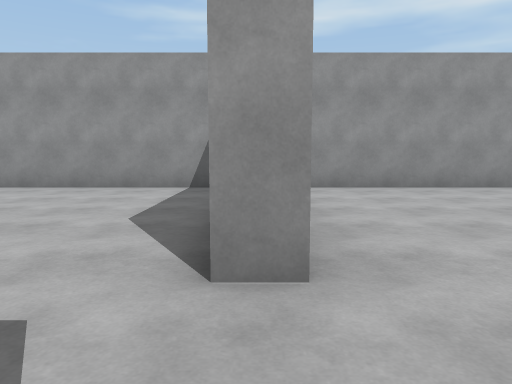
View 1 (above)

19 first-person views from a walk through a scene from a Unity 3-D project. The camera is 1.3 m above the floor, tilts 6° down and sees 70° across. The floor is counted in squares, 2 m on a side. Each view is taken from the middle of a square. On the plan, view 1 faces up. The plan holds only what a view shows up to about 11 squares ahead; the rest is blank. The place goes on beyond the plan.

View 2
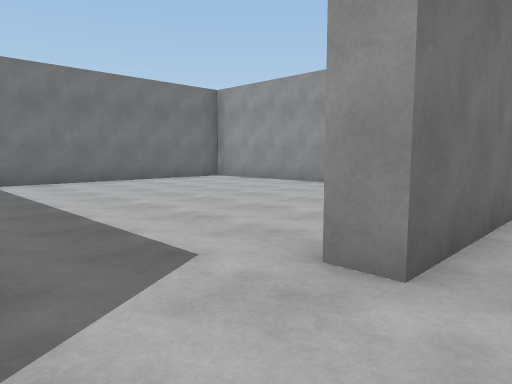

View 3
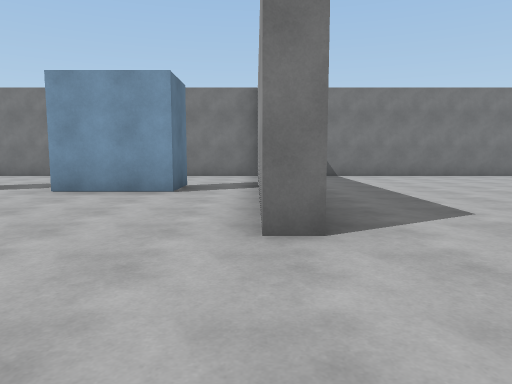

View 4
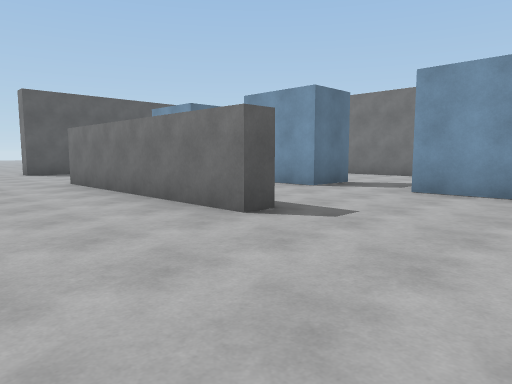

View 5
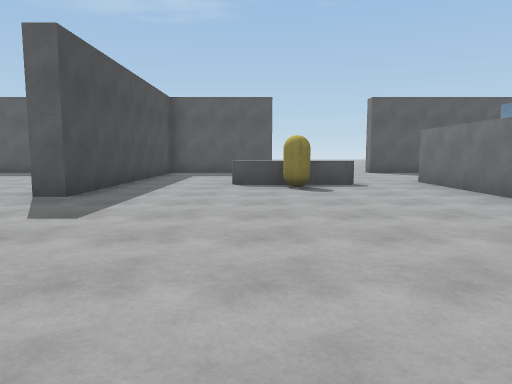

View 6
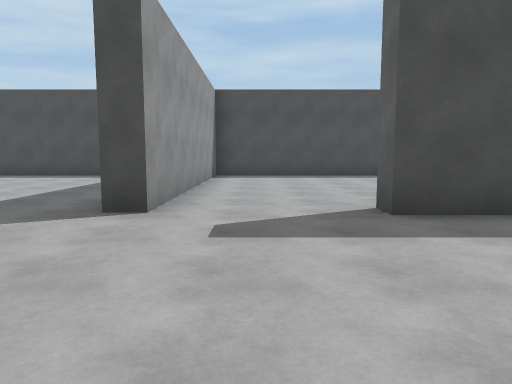

View 7
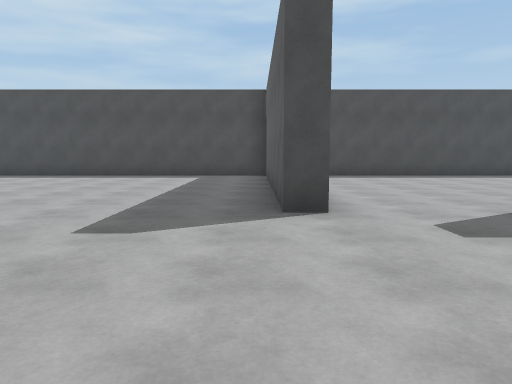

View 8
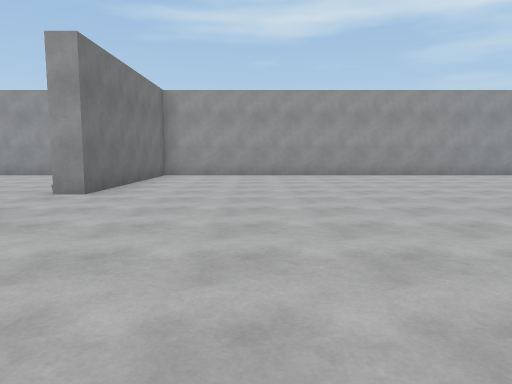

View 9
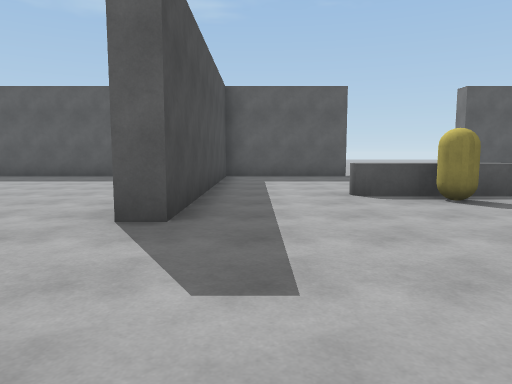

View 10
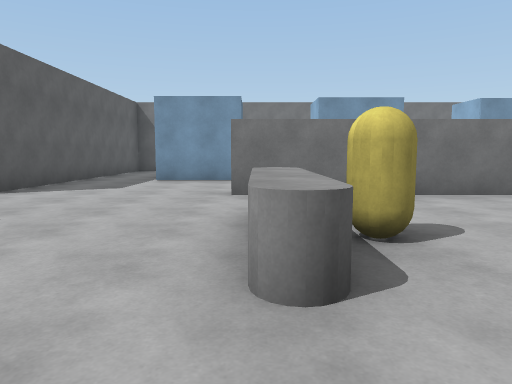

View 11
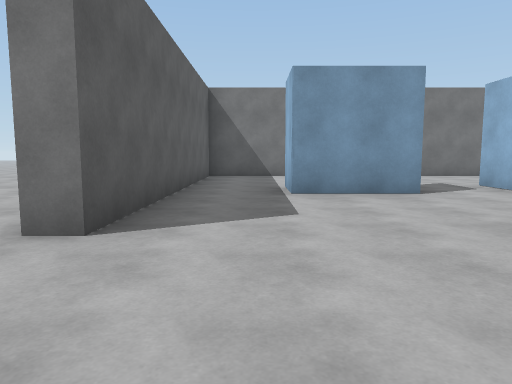

View 12
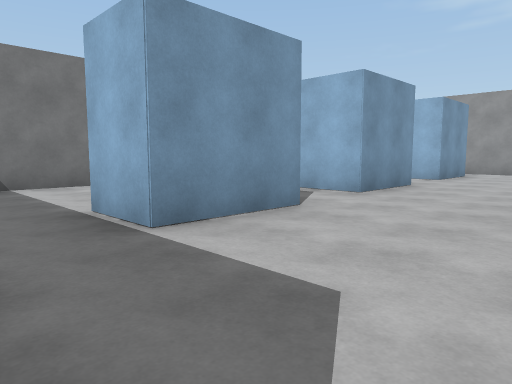

View 13
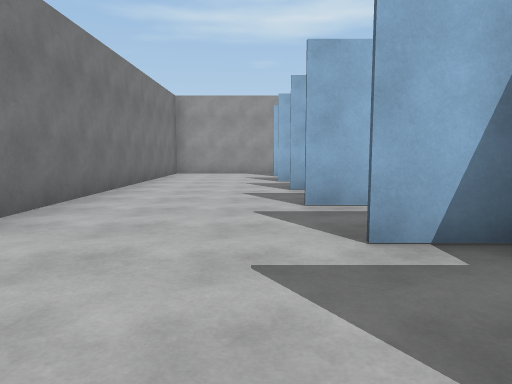

View 14
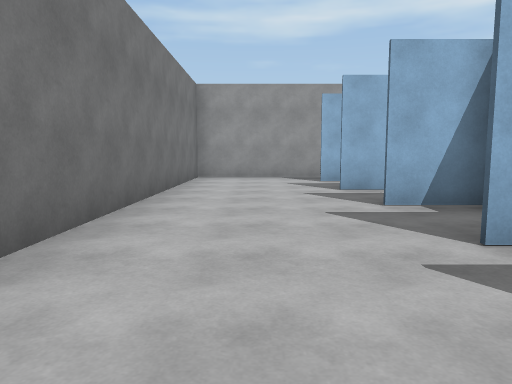

View 15
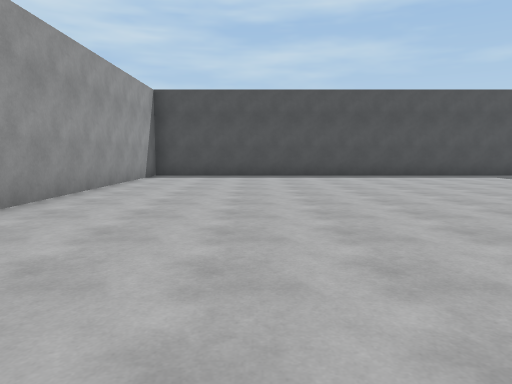

View 16
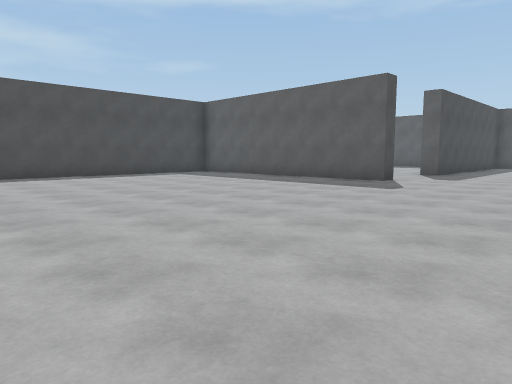

View 17
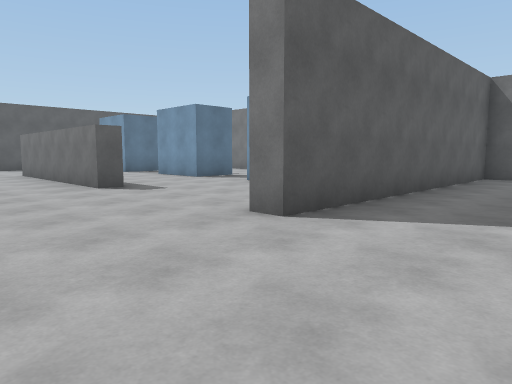

View 18
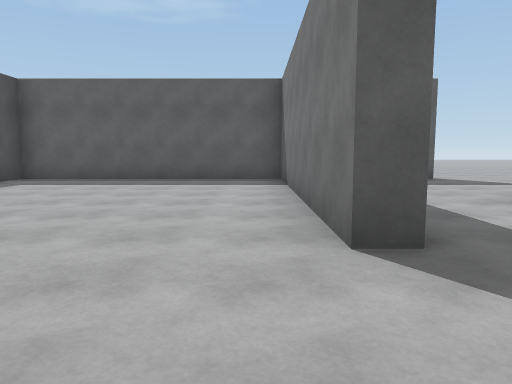

View 19
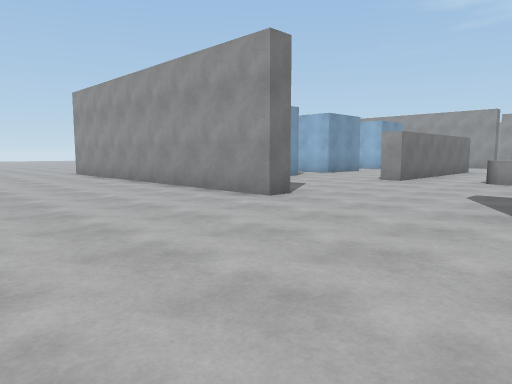

### Floor plan
Points are (right, up) in squares from view 1. A wall is a line through its corners. A room is listed if a view was taken in it or the views show most of it. See-through windows are left out.
Room 1 (view 1)
walls: (0.3, 1.8) (-0.2, 1.8); (-0.9, 7) (-7.6, 7) (-7.6, -0.4) (0.3, -0.4)
ways out: opening at (0, 0.5) to room 2
Room 2 (views 2, 3, 4, 5, 6, 7, 8, 9, 10, 11, 12, 13, 14, 15, 16, 17, 18)
walls: (-0.2, -4.9) (0.3, -4.9) (0.3, -10.4) (-0.2, -10.4); (0.3, -0.4) (0.3, -0.9) (-7.6, -0.9) (-7.6, -9.4); (3.4, -14.4) (6.8, -14.4) (6.8, -7.4) (7.3, -7.4) (7.3, -14.4) (13.9, -14.4) (13.9, -13.5); (13.9, -11.8) (13.9, -4.8) (6.8, -4.8) (6.8, -4.3) (13.9, -4.3) (13.9, 7) (0.3, 7) (0.3, 1.8); (-7.6, -11.1) (-7.6, -14.4) (0.3, -14.4) (0.3, -14.9)
low walls: (3.1, -9.5) (3.6, -9.5); (2.5, -9.5) (3, -9.5)
ways out: opening at (0, 0.5) to room 1; opening at (2, -15) to room 3
objects: other object (-4, -12) to (-3, -10); other object (-4, -8) to (-3, -6); other object (-4, -4) to (-3, -2); grey cylinder (2, -10); yellow capsule (3, -9); grey cylinder (4, -10)
Room 3 (view 19)
walls: (0.3, -14.9) (-7.5, -14.9)
ways out: opening at (2, -15) to room 2

Where each view was taken, in squares from view 1:
view 1: 0 up, 0 right, facing up
view 2: 0 up, 1 right, facing up-left
view 3: 1 down, 3 right, facing left
view 4: 2 down, 3 right, facing down-left
view 5: 2 down, 4 right, facing down
view 6: 6 down, 3 right, facing right
view 7: 4 down, 3 right, facing right
view 8: 4 down, 3 right, facing up
view 9: 4 down, 6 right, facing down
view 10: 10 down, 6 right, facing left
view 11: 13 down, 3 right, facing left
view 12: 14 down, 0 right, facing up-left
view 13: 13 down, 5 left, facing up
view 14: 11 down, 6 left, facing up
view 15: 4 up, 3 right, facing right
view 16: 4 up, 3 right, facing down-right
view 17: 2 up, 3 right, facing down-left
view 18: 5 down, 8 right, facing down
view 19: 19 down, 4 right, facing up-left
